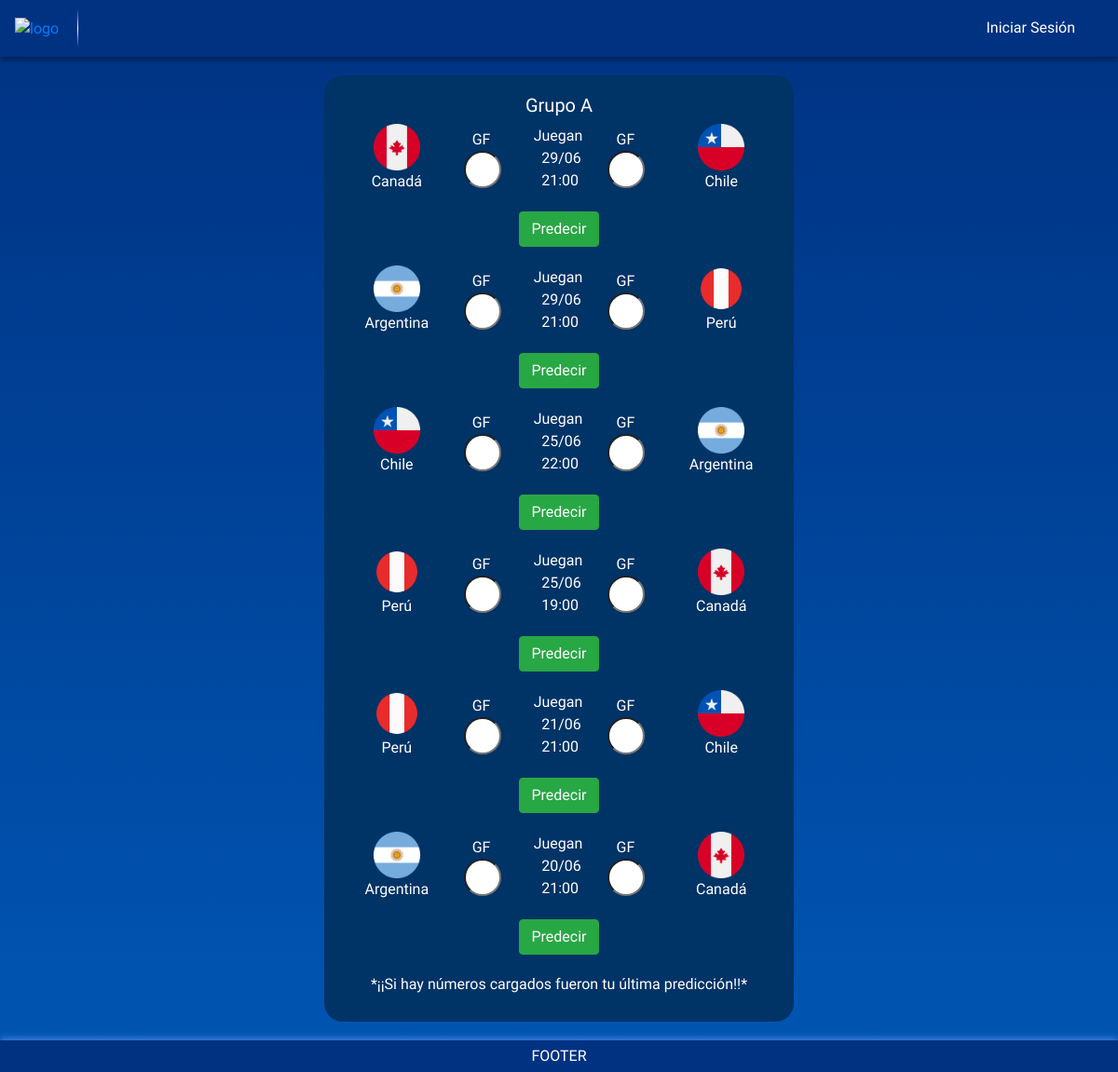
The app's page /main/prediccion.php?idPais=1 with its own data.
### tables this page shows
CREATE TABLE IF NOT EXISTS `partidos` (
  `idPartido` int NOT NULL AUTO_INCREMENT,
  `fkPais1` int NOT NULL,
  `fkPais2` int NOT NULL,
  `GF1P` int NOT NULL,
  `GF2P` int NOT NULL,
  `ganador` int NOT NULL,
  `fechaHora` datetime NOT NULL,
  `estado` int NOT NULL,
  PRIMARY KEY (`idPartido`),
  KEY `fkPais2` (`fkPais2`),
  KEY `fkPais1` (`fkPais1`)
);

CREATE TABLE IF NOT EXISTS `paises` (
  `idPais` int NOT NULL AUTO_INCREMENT,
  `nombrePais` varchar(50) NOT NULL,
  `bandera` varchar(500) NOT NULL,
  `PJ` int NOT NULL,
  `G` int NOT NULL,
  `E` int NOT NULL,
  `P` int NOT NULL,
  `GF` int NOT NULL,
  `GC` int NOT NULL,
  `DG` int NOT NULL,
  `pts` int NOT NULL,
  `grupo` varchar(20) NOT NULL,
  `estado` int DEFAULT '1',
  PRIMARY KEY (`idPais`)
);

### modulos/traerPartidos.php (called while the page is built, shortened)
<?php
include ('conexion.php');
if (isset($_SESSION['dni'])) {
    $estaLogueado = true;
    $dniUsuario = $_SESSION['dni'];
    if ($_SESSION['dni'] == "46736648") {
        $admin = true;
    } else {
        $admin = false;
    }
} else {
    $dniUsuario = null;
}
$mainPais = $_GET['idPais'];
$grupos = [
    1 => [1, 2, 3, 4],
    2 => [5, 6, 7, 8],
    3 => [9, 10, 11, 12],
    4 => [13, 14, 15, 16]
];
$result = false;
foreach ($grupos as $grupoId => $paises) {
    if (in_array($mainPais, $paises)) {
        $sql = "
            SELECT
                p.idPartido,
                p.fkPais1,
                p.fkPais2,
                p.GF1P,
                p.GF2P,
                p.ganador,
                p.fechaHora,
                p.estado,
                pais1.nombrePais AS nombrePais1,
                pais1.bandera AS bandera1,
                pais1.grupo AS grupo1,
                pais2.nombrePais AS nombrePais2,
                pais2.bandera AS bandera2,
                pais2.grupo AS grupo2,
                pred.GF1,
                pred.GF2,
                pred.dni
            FROM
                partidos p
            JOIN
                paises pais1 ON p.fkPais1 = pais1.idPais
            JOIN
                paises pais2 ON p.fkPais2 = pais2.idPais
            LEFT JOIN
                (SELECT fkPartido, dni, GF1, GF2 FROM predicciones WHERE dni = '" . $dniUsuario . "') pred
                ON p.idPartido = pred.fkPartido
            WHERE
                p.fkPais1 IN (" . implode(',', $paises) . ")
                OR p.fkPais2 IN (" . implode(',', $paises) . ")
            ORDER BY
                p.idPartido DESC
        ";
        $result = $conexion->query($sql);
        break;
    }
}
if ($result === false) {
    echo "Error en la consulta: " . $conexion->error;
} else {
    $partidos = array();
}
?>

### main/prediccion.php (the view, shortened to what this page needs)
<!DOCTYPE html>
<html lang="es">
<head>
    <link href="https://cdn.jsdelivr.net/npm/sweetalert2@11/dist/sweetalert2.min.css" rel="stylesheet">
    <link href="https://maxcdn.bootstrapcdn.com/bootstrap/4.5.2/css/bootstrap.min.css" rel="stylesheet">
    <link rel="stylesheet" href="../css/prediccion.css">
</head>
<body onload="recargarPagina()">
    <div class="header d-flex justify-content-between">
        <div class="logo-container"><a href="../index.php" class="nav-item nav-link"><img src="../imagenes/logo-copa-america.png" alt="logo"></a></div>
        <div class="nav-links d-flex flex-column flex-sm-row align-items-center">
            <div class="nav-item">
                <a href="logIn.php" id="login-link" class="nav-link">Iniciar Sesión</a>
            </div>
        </div>
    </div>
    <div class="container d-flex justify-content-center">
        <div class="row">
            <div class="group-container">
                <center><h5>Grupo A</h5></center>
                <?php
                include('../modulos/traerPartidos.php');
                $fechaActual = date('Y-m-d H:i:s');
                foreach ($partidos as $partido) {
                    echo '
                        <div class="match-container">
                            <div class="match">
                                <div class="team col-md-3">
                                    <img src="' . $partido['bandera1'] . '" alt="">
                                    <span>' . $partido['nombrePais1'] . '</span>
                                </div>
                                <div class="col-md-1 d-flex flex-column align-items-center justify-content-center">
                                    <span style="padding-right: 12px;">GF</span>';
                                    if ($fechaActual > $partido['fechaHora']) {
                                        echo '<label>' . ($partido['GF1'] !== null ? $partido['GF1'] : '-') . '</label>';
                                    } else {
                                        echo '<input type="number" class="score-input gf1"';
                                        if ($partido['dni'] === $dniUsuario) {
                                            echo ' value="' . $partido['GF1'] . '"';
                                        }
                                        echo '>';
                                    }
                                echo '</div>
                                <div class="col-md-2 d-flex flex-column align-items-center">
                                    <span style="padding-right: 2px;">Juegan</span>
                                    <span style="padding-left: 5px;">' . $partido['fechaHoraFormatted'] . '</span>
                                </div>
                                <div class="col-md-1 d-flex flex-column align-items-center justify-content-center">
                                    <span style="padding-right: 12px">GF</span>';
                                    if ($fechaActual > $partido['fechaHora']) {
                                        echo '<label>' . ($partido['GF2'] !== null ? $partido['GF2'] : '-') . '</label>';
                                    } else {
                                        echo '<input type="number" class="score-input gf2"';
                                        if ($partido['dni'] === $dniUsuario) {
                                            echo ' value="' . $partido['GF2'] . '"';
                                        }
                                        echo '>';
                                    }
                                echo '</div>
                                <div class="team col-md-3">
                                    <img src="' . $partido['bandera2'] . '" alt="">
                                    <span>' . $partido['nombrePais2'] . '</span>
                                </div>
                            </div>
                            <div class="d-flex justify-content-center">
                                <button type="button" class="btn btn-success predict-btn" data-partido="'. $partido['idPartido'] .'">Predecir</button>
                            </div>
                        </div>
                    ';
                }
                ?>
                <label class="d-flex justify-content-center">*¡¡Si hay números cargados fueron tu última predicción!!*</label>
            </div>
        </div>
    </div>
    <div class="footer">
        <span>FOOTER</span>
    </div>
</body>
</html>

### css/prediccion.css (style rules this page uses)
body { background: linear-gradient(to bottom, #003282, #0056b3); font-family: 'Gabarito', sans-serif; min-height: 100vh; display: flex; flex-direction: column; }
.header, .footer { background-color: #003282; color: white; text-align: center; padding: 10px 0; position: relative; }
.header { margin-bottom: 20px; box-shadow: 0 4px 6px -1px rgba(0, 0, 0, 0.4); }
.footer { box-shadow: 0 -4px 6px -1px rgba(100, 149, 237, 0.6); padding: 5px 0; margin-top: auto; }
.logo-container { position: relative; display: flex; align-items: center; }
.logo-container::after { content: ''; display: block; width: 1px; height: 100%; background: linear-gradient(to bottom, rgba(255, 255, 255, 0) 0%, rgba(255, 255, 255, 1) 50%, rgba(255, 255, 255, 0) 100%); position: absolute; right: -5px; top: 0; }
.group-container { background-color: #003366; color: white; padding: 20px; border-radius: 20px; margin-bottom: 20px; max-width: 600px; width: 100%; }
.match { display: flex; justify-content: space-between; align-items: center; margin-bottom: 20px; }
.team { display: flex; align-items: center; justify-content: center; flex-direction: column; }
.team img { display: block; max-width: 100%; }
.team span { display: block; text-align: center; }
.score-input { width: 40px; height: 40px; margin-right: 10px; border-radius: 50%; text-align: center; }
.nav-item a { color: white; }
.nav-links { display: flex; align-items: center; flex-direction: row; }
.nav-item { margin-right: 10px; }
.nav-item:last-child { margin-right: 0; }
.btn-success { margin-bottom: 20px; }
@media (min-width: 768px) { .match { display: flex; } }
@media (min-width: 768px) { .match .team, .match .col-md-1, .match .col-md-2 { flex: 1; } }
@media (min-width: 768px) { .match .team img { width: 100%; max-width: 50px; } }

### records on screen
partidos: fkPais1.bandera (picture), fkPais1.nombrePais "Canadá", fechaHoraFormatted "29/06 21:00", fkPais2.bandera (picture), fkPais2.nombrePais "Chile"
partidos: fkPais1.nombrePais "Argentina", fechaHoraFormatted "29/06 21:00", fkPais2.bandera (picture), fkPais2.nombrePais "Perú"
partidos: fkPais1.bandera (picture), fkPais1.nombrePais "Chile", fechaHoraFormatted "25/06 22:00", shows a picture, fkPais2.nombrePais "Argentina"
partidos: fkPais1.bandera (picture), fkPais1.nombrePais "Perú", fechaHoraFormatted "25/06 19:00", fkPais2.bandera (picture), fkPais2.nombrePais "Canadá"
partidos: fkPais1.bandera (picture), fkPais1.nombrePais "Perú", fechaHoraFormatted "21/06 21:00", fkPais2.bandera (picture), fkPais2.nombrePais "Chile"
partidos: fkPais1.nombrePais "Argentina", fechaHoraFormatted "20/06 21:00", fkPais2.bandera (picture), fkPais2.nombrePais "Canadá"
